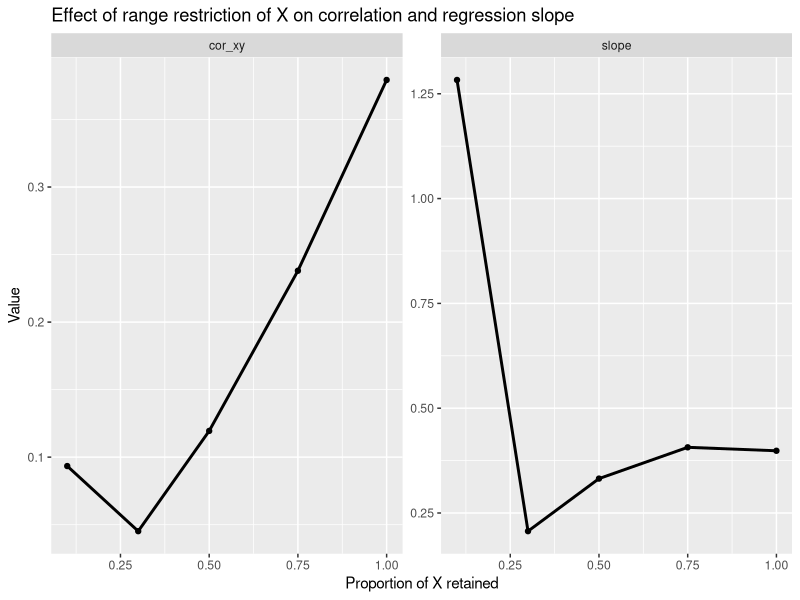

This figure's R source:
library(ggplot2)
set.seed(1)

# ---- Function to simulate unrestricted data ----
sim_full <- function(n = 5000, beta = 0.4, sd_x = 1, sd_e = 1) {
  x <- rnorm(n, 0, sd_x)
  y <- beta * x + rnorm(n, 0, sd_e)
  data.frame(x, y)
}

# ---- Function to apply range restriction to X ----
restrict_x <- function(dat, proportion_kept = 0.5) {
  # keep middle proportion_kept of the distribution
  lower <- quantile(dat$x, (1 - proportion_kept) / 2)
  upper <- quantile(dat$x, 1 - (1 - proportion_kept) / 2)
  dat[dat$x >= lower & dat$x <= upper, ]
}

# ---- Run simulation across several restriction levels ----
proportions <- c(1.0, 0.75, 0.50, 0.30, 0.10)  # percent of X retained

results <- lapply(proportions, function(p) {
  full <- sim_full()
  
  restricted <- restrict_x(full, proportion_kept = p)
  
  fit <- lm(y ~ x, data = restricted)
  
  data.frame(
    proportion = p,
    sd_x = sd(restricted$x),
    cor_xy = cor(restricted$x, restricted$y),
    slope = coef(fit)[2],
    n = nrow(restricted)
  )
})

results <- do.call(rbind, results)
print(results)

# ---- Plot attenuation of cor and slope ----
library(reshape2)

df_long <- melt(results,
                id.vars = "proportion",
                measure.vars = c("cor_xy", "slope"))

ggplot(df_long, aes(proportion, value)) +
  geom_line(size = 1) +
  geom_point() +
  facet_wrap(~variable, scales = "free_y") +
  labs(x = "Proportion of X retained",
       y = "Value",
       title = "Effect of range restriction of X on correlation and regression slope")
